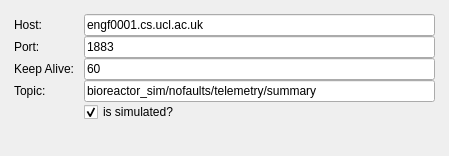
<?xml version="1.0" encoding="UTF-8"?>
<ui version="4.0">
 <class>Dialog</class>
 <widget class="QDialog" name="Dialog">
  <property name="geometry">
   <rect>
    <x>0</x>
    <y>0</y>
    <width>449</width>
    <height>156</height>
   </rect>
  </property>
  <property name="minimumSize">
   <size>
    <width>449</width>
    <height>156</height>
   </size>
  </property>
  <property name="maximumSize">
   <size>
    <width>449</width>
    <height>156</height>
   </size>
  </property>
  <property name="windowTitle">
   <string>Initial Information Confirmation (haha it rhymes)</string>
  </property>
  <widget class="QWidget" name="formLayoutWidget">
   <property name="geometry">
    <rect>
     <x>-1</x>
     <y>-1</y>
     <width>451</width>
     <height>157</height>
    </rect>
   </property>
   <layout class="QFormLayout" name="formLayout">
    <property name="fieldGrowthPolicy">
     <enum>QFormLayout::FieldGrowthPolicy::AllNonFixedFieldsGrow</enum>
    </property>
    <property name="horizontalSpacing">
     <number>10</number>
    </property>
    <property name="verticalSpacing">
     <number>0</number>
    </property>
    <property name="leftMargin">
     <number>15</number>
    </property>
    <property name="topMargin">
     <number>15</number>
    </property>
    <property name="rightMargin">
     <number>15</number>
    </property>
    <property name="bottomMargin">
     <number>10</number>
    </property>
    <item row="0" column="0">
     <widget class="QLabel" name="label">
      <property name="text">
       <string>Host:</string>
      </property>
     </widget>
    </item>
    <item row="0" column="1">
     <widget class="QLineEdit" name="hostLine">
      <property name="text">
       <string>engf0001.cs.ucl.ac.uk</string>
      </property>
      <property name="echoMode">
       <enum>QLineEdit::EchoMode::Normal</enum>
      </property>
      <property name="placeholderText">
       <string>Type MQTT host address here...</string>
      </property>
      <property name="cursorMoveStyle">
       <enum>Qt::CursorMoveStyle::VisualMoveStyle</enum>
      </property>
     </widget>
    </item>
    <item row="1" column="0">
     <widget class="QLabel" name="label_2">
      <property name="text">
       <string>Port:</string>
      </property>
     </widget>
    </item>
    <item row="1" column="1">
     <widget class="QLineEdit" name="portLine">
      <property name="text">
       <string>1883</string>
      </property>
      <property name="placeholderText">
       <string>Type port number here...</string>
      </property>
      <property name="cursorMoveStyle">
       <enum>Qt::CursorMoveStyle::VisualMoveStyle</enum>
      </property>
     </widget>
    </item>
    <item row="2" column="0">
     <widget class="QLabel" name="label_3">
      <property name="text">
       <string>Keep Alive:</string>
      </property>
     </widget>
    </item>
    <item row="2" column="1">
     <widget class="QLineEdit" name="keepaliveLine">
      <property name="text">
       <string>60</string>
      </property>
      <property name="placeholderText">
       <string>Type keep_alive in seconds here...</string>
      </property>
      <property name="cursorMoveStyle">
       <enum>Qt::CursorMoveStyle::VisualMoveStyle</enum>
      </property>
     </widget>
    </item>
    <item row="3" column="0">
     <widget class="QLabel" name="label_4">
      <property name="text">
       <string>Topic:</string>
      </property>
     </widget>
    </item>
    <item row="3" column="1">
     <widget class="QLineEdit" name="topicLine">
      <property name="text">
       <string>bioreactor_sim/nofaults/telemetry/summary</string>
      </property>
      <property name="placeholderText">
       <string>Type subscribed topic here...</string>
      </property>
     </widget>
    </item>
    <item row="4" column="1">
     <widget class="QCheckBox" name="isSimulatedCheckBox">
      <property name="text">
       <string>is simulated?</string>
      </property>
      <property name="checked">
       <bool>true</bool>
      </property>
     </widget>
    </item>
    <item row="5" column="0" colspan="2">
     <widget class="QDialogButtonBox" name="decisionBox">
      <property name="standardButtons">
       <set>QDialogButtonBox::StandardButton::NoButton</set>
      </property>
     </widget>
    </item>
   </layout>
  </widget>
 </widget>
 <resources/>
 <connections/>
</ui>
